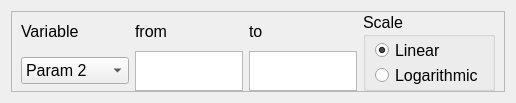
<?xml version="1.0" encoding="UTF-8"?>
<ui version="4.0">
 <class>variable_from_to_scale</class>
 <widget class="QWidget" name="variable_from_to_scale">
  <property name="geometry">
   <rect>
    <x>0</x>
    <y>0</y>
    <width>516</width>
    <height>94</height>
   </rect>
  </property>
  <property name="windowTitle">
   <string>Form</string>
  </property>
  <layout class="QVBoxLayout" name="verticalLayout">
   <item>
    <widget class="QFrame" name="variable_from_to_frame">
     <property name="sizePolicy">
      <sizepolicy hsizetype="Expanding" vsizetype="Expanding">
       <horstretch>1</horstretch>
       <verstretch>5</verstretch>
      </sizepolicy>
     </property>
     <property name="frameShape">
      <enum>QFrame::Shape::StyledPanel</enum>
     </property>
     <property name="frameShadow">
      <enum>QFrame::Shadow::Raised</enum>
     </property>
     <layout class="QGridLayout" name="gridLayout_4" rowstretch="1,0" columnstretch="1,1,1,1">
      <property name="sizeConstraint">
       <enum>QLayout::SizeConstraint::SetMaximumSize</enum>
      </property>
      <property name="topMargin">
       <number>0</number>
      </property>
      <property name="bottomMargin">
       <number>0</number>
      </property>
      <property name="verticalSpacing">
       <number>0</number>
      </property>
      <item row="0" column="0">
       <widget class="QLabel" name="Var_l">
        <property name="font">
         <font>
          <pointsize>12</pointsize>
          <strikeout>false</strikeout>
          <kerning>true</kerning>
         </font>
        </property>
        <property name="text">
         <string>Variable</string>
        </property>
       </widget>
      </item>
      <item row="0" column="1">
       <widget class="QLabel" name="From_l">
        <property name="font">
         <font>
          <pointsize>12</pointsize>
          <strikeout>false</strikeout>
          <kerning>true</kerning>
         </font>
        </property>
        <property name="text">
         <string>from</string>
        </property>
       </widget>
      </item>
      <item row="1" column="0">
       <widget class="QComboBox" name="Var_dd">
        <property name="sizePolicy">
         <sizepolicy hsizetype="Preferred" vsizetype="Maximum">
          <horstretch>1</horstretch>
          <verstretch>1</verstretch>
         </sizepolicy>
        </property>
        <property name="font">
         <font>
          <pointsize>12</pointsize>
          <strikeout>false</strikeout>
          <kerning>true</kerning>
         </font>
        </property>
        <item>
         <property name="text">
          <string>Param 2</string>
         </property>
        </item>
        <item>
         <property name="text">
          <string>Param 1</string>
         </property>
        </item>
       </widget>
      </item>
      <item row="1" column="1">
       <widget class="QTextEdit" name="from_entry">
        <property name="enabled">
         <bool>true</bool>
        </property>
        <property name="sizePolicy">
         <sizepolicy hsizetype="Expanding" vsizetype="Maximum">
          <horstretch>1</horstretch>
          <verstretch>1</verstretch>
         </sizepolicy>
        </property>
        <property name="maximumSize">
         <size>
          <width>16777215</width>
          <height>40</height>
         </size>
        </property>
        <property name="font">
         <font>
          <pointsize>10</pointsize>
          <strikeout>false</strikeout>
          <kerning>true</kerning>
         </font>
        </property>
        <property name="sizeAdjustPolicy">
         <enum>QAbstractScrollArea::SizeAdjustPolicy::AdjustIgnored</enum>
        </property>
       </widget>
      </item>
      <item row="1" column="2">
       <widget class="QTextEdit" name="to_entry">
        <property name="sizePolicy">
         <sizepolicy hsizetype="Expanding" vsizetype="Maximum">
          <horstretch>1</horstretch>
          <verstretch>1</verstretch>
         </sizepolicy>
        </property>
        <property name="maximumSize">
         <size>
          <width>16777215</width>
          <height>40</height>
         </size>
        </property>
        <property name="font">
         <font>
          <pointsize>10</pointsize>
          <strikeout>false</strikeout>
          <kerning>true</kerning>
         </font>
        </property>
        <property name="acceptRichText">
         <bool>false</bool>
        </property>
       </widget>
      </item>
      <item row="0" column="2">
       <widget class="QLabel" name="to_l">
        <property name="font">
         <font>
          <pointsize>12</pointsize>
          <strikeout>false</strikeout>
          <kerning>true</kerning>
         </font>
        </property>
        <property name="text">
         <string>to</string>
        </property>
       </widget>
      </item>
      <item row="0" column="3" rowspan="2">
       <widget class="QGroupBox" name="Scale_box">
        <property name="sizePolicy">
         <sizepolicy hsizetype="Preferred" vsizetype="Preferred">
          <horstretch>1</horstretch>
          <verstretch>0</verstretch>
         </sizepolicy>
        </property>
        <property name="font">
         <font>
          <pointsize>12</pointsize>
          <strikeout>false</strikeout>
          <kerning>true</kerning>
         </font>
        </property>
        <property name="title">
         <string>Scale</string>
        </property>
        <layout class="QVBoxLayout" name="verticalLayout_3" stretch="2,1">
         <property name="spacing">
          <number>1</number>
         </property>
         <property name="topMargin">
          <number>1</number>
         </property>
         <property name="bottomMargin">
          <number>1</number>
         </property>
         <item>
          <widget class="QRadioButton" name="lin_button">
           <property name="sizePolicy">
            <sizepolicy hsizetype="Minimum" vsizetype="Fixed">
             <horstretch>1</horstretch>
             <verstretch>0</verstretch>
            </sizepolicy>
           </property>
           <property name="maximumSize">
            <size>
             <width>16777215</width>
             <height>24</height>
            </size>
           </property>
           <property name="text">
            <string>Linear</string>
           </property>
           <property name="checked">
            <bool>true</bool>
           </property>
           <attribute name="buttonGroup">
            <string notr="true">scale_button_group</string>
           </attribute>
          </widget>
         </item>
         <item>
          <widget class="QRadioButton" name="log_button">
           <property name="sizePolicy">
            <sizepolicy hsizetype="Minimum" vsizetype="Fixed">
             <horstretch>1</horstretch>
             <verstretch>0</verstretch>
            </sizepolicy>
           </property>
           <property name="maximumSize">
            <size>
             <width>16777215</width>
             <height>24</height>
            </size>
           </property>
           <property name="text">
            <string>Logarithmic</string>
           </property>
           <attribute name="buttonGroup">
            <string notr="true">scale_button_group</string>
           </attribute>
          </widget>
         </item>
        </layout>
       </widget>
      </item>
     </layout>
    </widget>
   </item>
  </layout>
 </widget>
 <resources/>
 <connections>
  <connection>
   <sender>Var_dd</sender>
   <signal>currentTextChanged(QString)</signal>
   <receiver>variable_from_to_scale</receiver>
   <slot>on_var_change(QString)</slot>
   <hints>
    <hint type="sourcelabel">
     <x>50</x>
     <y>57</y>
    </hint>
    <hint type="destinationlabel">
     <x>5</x>
     <y>59</y>
    </hint>
   </hints>
  </connection>
  <connection>
   <sender>from_entry</sender>
   <signal>textChanged()</signal>
   <receiver>variable_from_to_scale</receiver>
   <slot>on_from_change()</slot>
   <hints>
    <hint type="sourcelabel">
     <x>186</x>
     <y>71</y>
    </hint>
    <hint type="destinationlabel">
     <x>5</x>
     <y>41</y>
    </hint>
   </hints>
  </connection>
  <connection>
   <sender>to_entry</sender>
   <signal>textChanged()</signal>
   <receiver>variable_from_to_scale</receiver>
   <slot>on_to_change()</slot>
   <hints>
    <hint type="sourcelabel">
     <x>284</x>
     <y>59</y>
    </hint>
    <hint type="destinationlabel">
     <x>5</x>
     <y>28</y>
    </hint>
   </hints>
  </connection>
  <connection>
   <sender>scale_button_group</sender>
   <signal>buttonClicked(QAbstractButton*)</signal>
   <receiver>variable_from_to_scale</receiver>
   <slot>on_scale_change(QAbstractButton*)</slot>
   <hints>
    <hint type="sourcelabel">
     <x>-1</x>
     <y>-1</y>
    </hint>
    <hint type="destinationlabel">
     <x>257</x>
     <y>46</y>
    </hint>
   </hints>
  </connection>
 </connections>
 <slots>
  <signal>variable_changed(QString)</signal>
  <signal>from_changed(QString)</signal>
  <signal>to_changed(QString)</signal>
  <signal>scale_changed(QString)</signal>
  <slot>append_to_variable_list(QString)</slot>
  <slot>clear_variable_list()</slot>
  <slot>edit_from(QString)</slot>
  <slot>edit_to(QString)</slot>
  <slot>on_var_change(QString)</slot>
  <slot>on_from_change()</slot>
  <slot>on_to_change()</slot>
  <slot>on_scale_change(QAbstractButton*)</slot>
 </slots>
 <buttongroups>
  <buttongroup name="scale_button_group"/>
 </buttongroups>
</ui>
